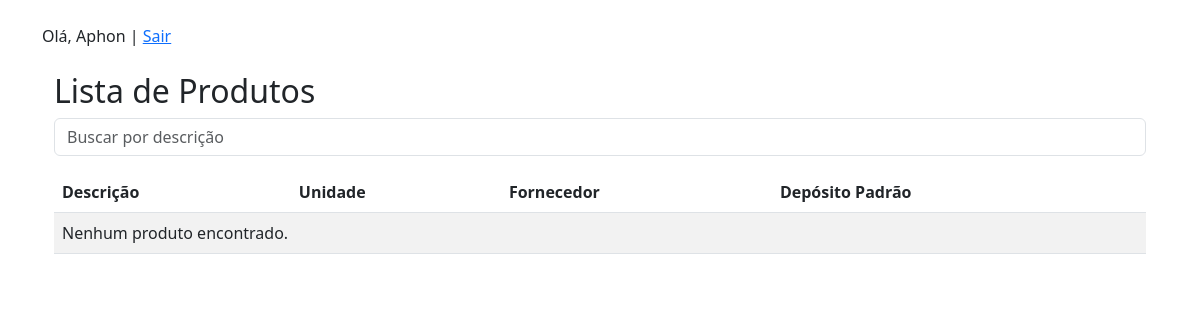
/produtos/ (signed in), run on an earlier commit of the app's database.
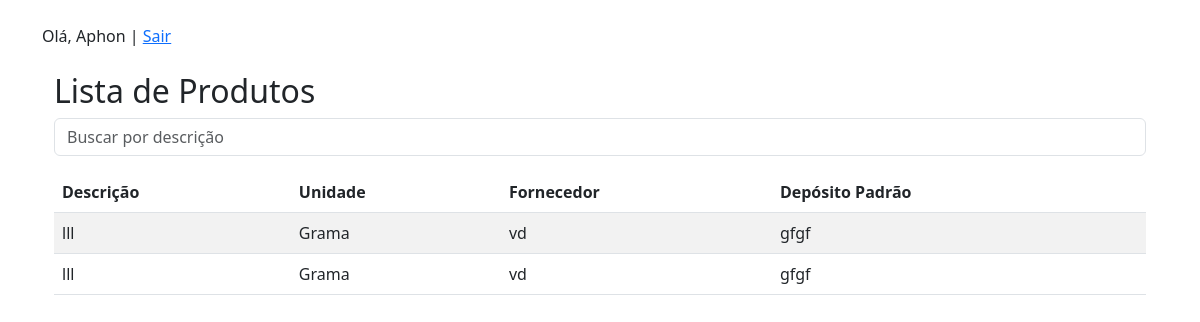
And on a later commit of the database.
### estoque/models.py (models this page shows, shortened)
class Produto(models.Model):
    UNIDADES = [
        ('ml', 'Mililitro'),
        ('lt', 'Litro'),
        ('g', 'Grama'),
        ('kg', 'Quilo'),
        ('m³', 'Metro cúbico'),
    ]
    descricao = models.CharField(max_length=100)
    unidade = models.CharField(max_length=5, choices=UNIDADES)
    fornecedor = models.ForeignKey(Fornecedor, on_delete=models.CASCADE)
    deposito_padrao = models.ForeignKey(Deposito, on_delete=models.CASCADE)

class Fornecedor(models.Model):
    nome = models.CharField(max_length=100)
    telefone = models.CharField(max_length=20)
    endereco = models.TextField()
    responsavel = models.CharField(max_length=100)

class Deposito(models.Model):
    descricao = models.CharField(max_length=100)
    endereco = models.TextField()

### estoque/views.py (the view)
# urls.py: path('produtos/', views.lista_produtos, name='lista_produtos'),
def lista_produtos(request):
    busca = request.GET.get('busca', '')
    if busca:
        produtos = Produto.objects.filter(descricao__icontains=busca)
    else:
        produtos = Produto.objects.all()
    return render(request, 'estoque/lista_produtos.html', {'produtos': produtos, 'busca': busca})

### estoque/templates/estoque/lista_produtos.html
{% extends 'base.html' %}
{% block content %}
<div class="container mt-4">
    <h2>Lista de Produtos</h2>
    <form method="get" class="mb-3">
        <input type="text" name="busca" placeholder="Buscar por descrição" value="{{ busca }}" class="form-control" />
    </form>
    <table class="table table-striped">
        <thead>
            <tr>
                <th>Descrição</th>
                <th>Unidade</th>
                <th>Fornecedor</th>
                <th>Depósito Padrão</th>
            </tr>
        </thead>
        <tbody>
            {% for produto in produtos %}
            <tr>
                <td>{{ produto.descricao }}</td>
                <td>{{ produto.get_unidade_display }}</td>
                <td>{{ produto.fornecedor.nome }}</td>
                <td>{{ produto.deposito_padrao.descricao }}</td>
            </tr>
            {% empty %}
            <tr>
                <td colspan="4">Nenhum produto encontrado.</td>
            </tr>
            {% endfor %}
        </tbody>
    </table>
</div>
{% endblock %}

### estoque/templates/base.html (shortened to what this page needs)
<!DOCTYPE html>
<html>
<head>
  <link href="https://cdn.jsdelivr.net/npm/bootstrap@5.3.3/dist/css/bootstrap.min.css" rel="stylesheet">
<link href="https://cdn.jsdelivr.net/npm/bootstrap@5.3.0/dist/css/bootstrap.min.css" rel="stylesheet">
</head>
<body class="container mt-4">
  {% if user.is_authenticated %}
    <p>Olá, {{ user.username }} | <a href="{% url 'logout' %}">Sair</a></p>
  {% endif %}
  {% block content %}{% endblock %}
</body>
</html>

What changed in the data, as far as the page shows it:
added Produto: descricao "lll", unidade "Grama", fornecedor.nome "vd", deposito_padrao.descricao "gfgf"
added Produto: descricao "lll", unidade "Grama", fornecedor.nome "vd", deposito_padrao.descricao "gfgf"
Also different on the page:
text no longer shown: "Nenhum produto encontrado."
